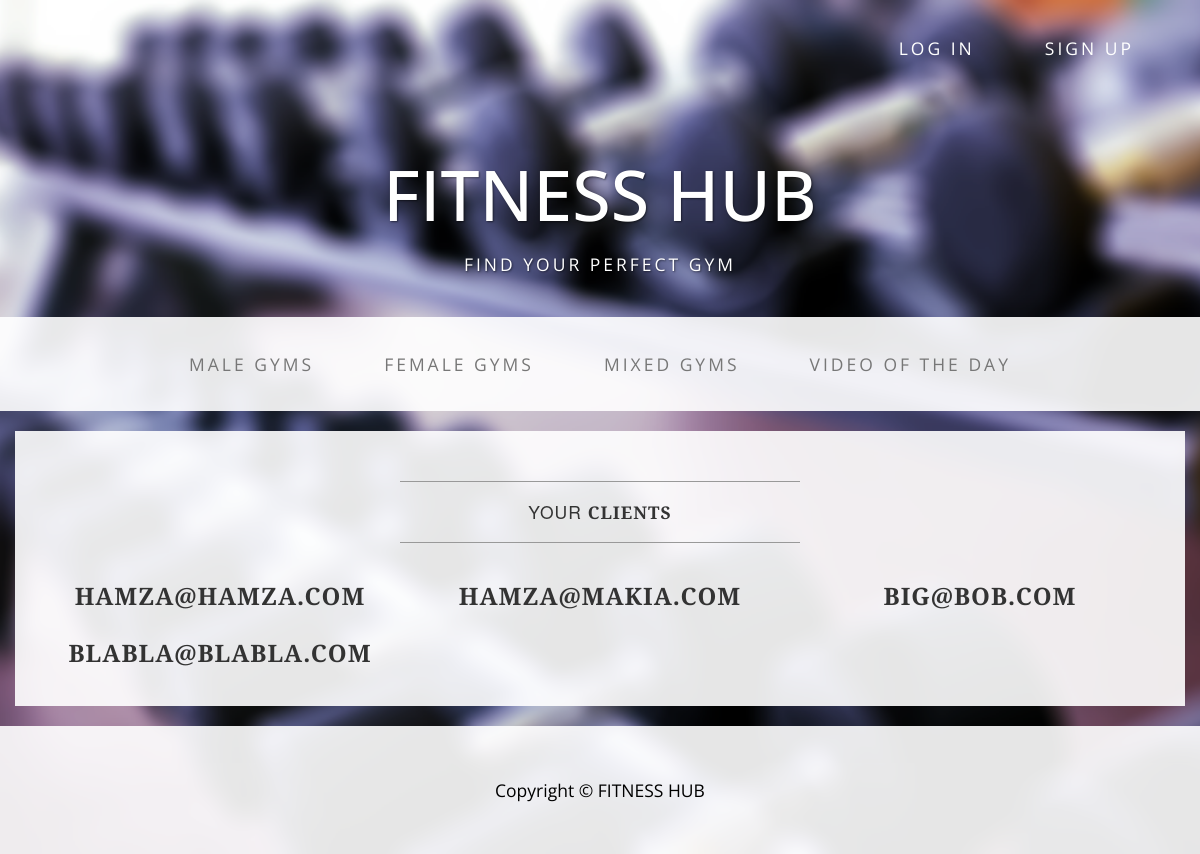
The app's page /list_users_for_gym/2/ with its own data.
### app/models.py (models this page shows, shortened)
class CustomUser(AbstractBaseUser, PermissionsMixin):
    username=models.CharField(null=True,blank=True,max_length=255, unique=True)
    email = models.EmailField('email address', max_length=255, unique=True)
    first_name = models.CharField('first name', max_length=30, blank=True, null=True)
    last_name = models.CharField('last name', max_length=30, blank=True, null=True)
    number = models.IntegerField(null=True, blank=True)
    is_staff = models.BooleanField('staff status', default=False)
    is_active = models.BooleanField('active', default=True)
    owner = models.BooleanField('Owner Status', default=False)
    date_joined = models.DateTimeField('date joined', auto_now_add=True)
    objects = CustomUserManager()
    USERNAME_FIELD = 'email'
    REQUIRED_FIELDS = []
    class Meta:
        verbose_name='user'
        verbose_name_plural='users'

### app/views.py (the view)
# urls.py: url(r'^list_users_for_gym/(?P<pk>\d+)/$', 'app.views.list_users_for_gym'),
def list_users_for_gym(request, pk):
    context = {}
    gym = Gym.objects.get(pk=pk)
    context['users'] = gym.members.all()
    return render(request, 'list_users_for_gym.html', context)

### app/templates/list_users_for_gym.html
{%extends 'base.html' %}
{%block content%}
    <div class="container">
        <div class="row">
            <div class="box">
                <div class="col-lg-12">
                    <hr>
                    <h2 class="intro-text text-center">Your
                        <strong>Clients</strong>
                    </h2>
                    <hr>
                </div>
                {% for user in users %}
                <div class="col-sm-4 text-center">
                    <h3>{{user.email}}</h3>
                </div>
                {% endfor %}
                <div class="clearfix"></div>
            </div>
        </div>
    </div>
{%endblock%}

### app/static/css/business-casual.css (style rules this page uses)
body { font-family: "Open Sans","Helvetica Neue",Helvetica,Arial,sans-serif; background: url('../img/bg.jpg') no-repeat center center fixed; -webkit-background-size: cover; -moz-background-size: cover; background-size: cover; -o-background-size: cover; }
h1, h2, h3, h4, h5, h6 { text-transform: uppercase; font-family: "Josefin Slab","Helvetica Neue",Helvetica,Arial,sans-serif; font-weight: 700; letter-spacing: 1px; }
hr { max-width: 400px; border-color: #999999; }
.box { margin-bottom: 20px; padding: 30px 15px; background: #fff; background: rgba(255,255,255,0.9); }
.intro-text { text-transform: uppercase; font-size: 1.25em; font-weight: 400; letter-spacing: 1px; }
@media screen and (min-width:1200px) { .box:after { content: ''; display: table; clear: both; } }

### records on screen
CustomUser: email "HAMZA@HAMZA.COM"
CustomUser: email "HAMZA@MAKIA.COM"
CustomUser: email "BIG@BOB.COM"
CustomUser: email "BLABLA@BLABLA.COM"
